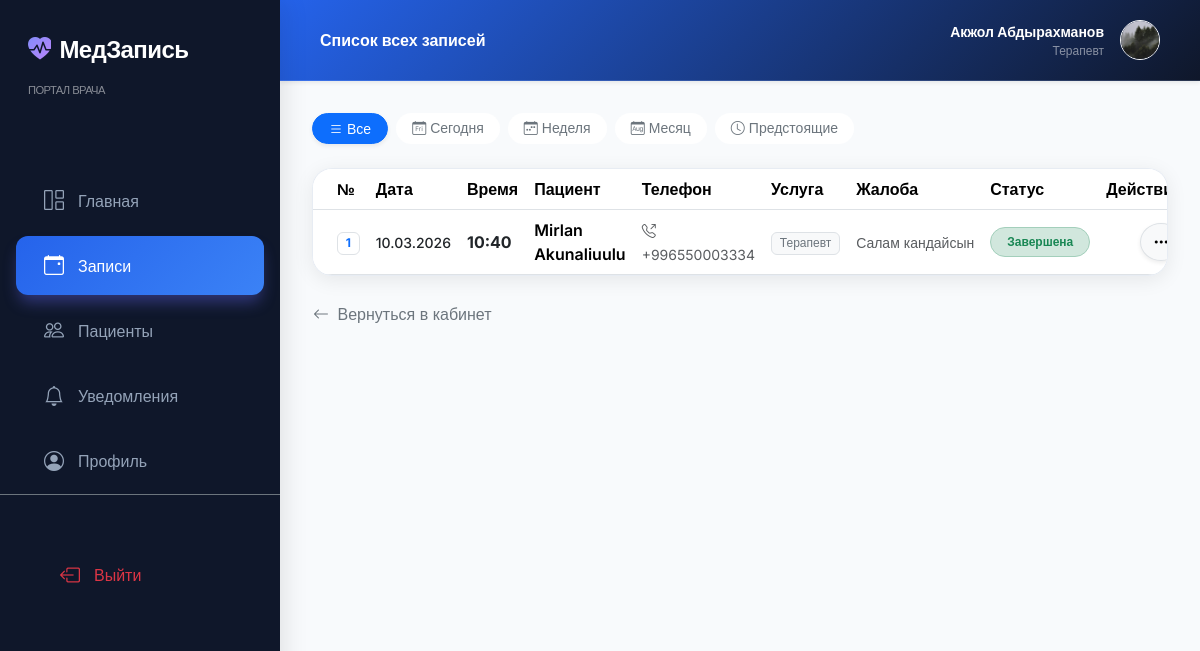
The app's page /doctor/appointments/ (signed in) with its own data.
### accounts/models.py (models this page shows, shortened)
class CustomUser(AbstractUser):
    phone = models.CharField(
        max_length=20,
        verbose_name='Номер телефона',
        help_text='Формат: +996 XXX XXXXXX'
    )
    date_of_birth = models.DateField(
        null=True,
        blank=True,
        verbose_name='Дата рождения'
    )
    is_doctor = models.BooleanField(
        default=False,
        verbose_name='Врач',
        help_text='Отметьте, если пользователь является врачом'
    )
    photo = models.ImageField(
        upload_to='users/',
        blank=True,
        null=True,
        verbose_name='Фото профиля'
    )
    email = models.EmailField(unique=True, verbose_name='Email')
    REQUIRED_FIELDS = ['email', 'first_name', 'last_name', 'phone']
    class Meta:
        verbose_name = 'Пользователь'
        verbose_name_plural = 'Пользователи'
    def get_full_name(self):
        return f'{self.first_name} {self.last_name}'.strip() or self.username

### queue_app/models.py (models this page shows, shortened)
class Specialist(models.Model):
    first_name = models.CharField(max_length=50, verbose_name='Имя')
    last_name = models.CharField(max_length=50, verbose_name='Фамилия')
    middle_name = models.CharField(max_length=50, blank=True, verbose_name='Отчество')
    user = models.OneToOneField(
        settings.AUTH_USER_MODEL,
        on_delete=models.SET_NULL,
        null=True,
        blank=True,
        related_name='specialist_profile',
        verbose_name='Аккаунт пользователя'
    )
    service = models.ForeignKey(
        Service,
        on_delete=models.CASCADE,
        related_name='specialists',
        verbose_name='Специализация'
    )
    bio = models.TextField(blank=True, verbose_name='Биография / О враче')
    experience_years = models.PositiveIntegerField(default=0, verbose_name='Стаж (лет)')
    photo = models.ImageField(
        upload_to='specialists/',
        blank=True,
        null=True,
        verbose_name='Фото'
    )
    cabinet = models.CharField(max_length=20, blank=True, verbose_name='Кабинет')
    work_start = models.TimeField(default='09:00', verbose_name='Начало рабочего дня')
    work_end = models.TimeField(default='18:00', verbose_name='Конец рабочего дня')
    is_active = models.BooleanField(default=True, verbose_name='Активен')
    created_at = models.DateTimeField(auto_now_add=True)
    class Meta:
        verbose_name = 'Специалист'
        verbose_name_plural = 'Специалисты'
        ordering = ['last_name', 'first_name']

class Service(models.Model):
    name = models.CharField(max_length=100, verbose_name='Название услуги')
    description = models.TextField(blank=True, verbose_name='Описание')
    icon = models.CharField(
        max_length=50,
        default='bi-heart-pulse',
        verbose_name='Bootstrap иконка',
        help_text='Например: bi-heart-pulse, bi-bandaid, bi-clipboard2-pulse'
    )
    duration_minutes = models.PositiveIntegerField(
        default=30,
        verbose_name='Длительность приёма (мин)'
    )
    is_active = models.BooleanField(default=True, verbose_name='Активна')
    created_at = models.DateTimeField(auto_now_add=True)
    class Meta:
        verbose_name = 'Услуга'
        verbose_name_plural = 'Услуги'
        ordering = ['name']

class Appointment(models.Model):
    STATUS_CHOICES = [
        ('pending', 'Ожидает'),
        ('confirmed', 'Подтверждена'),
        ('completed', 'Завершена'),
        ('cancelled', 'Отменена'),
    ]
    patient = models.ForeignKey(
        settings.AUTH_USER_MODEL,
        on_delete=models.CASCADE,
        related_name='appointments',
        verbose_name='Пациент'
    )
    service = models.ForeignKey(
        Service,
        on_delete=models.CASCADE,
        related_name='appointments',
        verbose_name='Услуга'
    )
    specialist = models.ForeignKey(
        Specialist,
        on_delete=models.CASCADE,
        related_name='appointments',
        verbose_name='Специалист'
    )
    time_slot = models.OneToOneField(
        TimeSlot,
        on_delete=models.CASCADE,
        related_name='appointment',
        verbose_name='Временной слот'
    )
    queue_number = models.PositiveIntegerField(verbose_name='Номер очереди', editable=False)
    status = models.CharField(
        max_length=20,
        choices=STATUS_CHOICES,
        default='pending',
        verbose_name='Статус'
    )
    complaint = models.TextField(blank=True, verbose_name='Причина обращения')
    created_at = models.DateTimeField(auto_now_add=True, verbose_name='Дата создания')
    updated_at = models.DateTimeField(auto_now=True)
    class Meta:
        verbose_name = 'Запись'
        verbose_name_plural = 'Записи'
        ordering = ['-created_at']
    def get_status_badge_class(self):
        badge_map = {
            'pending': 'warning',
            'confirmed': 'primary',
            'completed': 'success',
            'cancelled': 'danger',
        }
        return badge_map.get(self.status, 'secondary')

class TimeSlot(models.Model):
    specialist = models.ForeignKey(
        Specialist,
        on_delete=models.CASCADE,
        related_name='time_slots',
        verbose_name='Специалист'
    )
    date = models.DateField(verbose_name='Дата')
    time = models.TimeField(verbose_name='Время')
    is_available = models.BooleanField(default=True, verbose_name='Доступен')
    class Meta:
        verbose_name = 'Временной слот'
        verbose_name_plural = 'Временные слоты'
        ordering = ['date', 'time']
        unique_together = ('specialist', 'date', 'time')

### queue_app/views.py (the view)
# urls.py: path('doctor/appointments/', views.doctor_appointments_view, name='doctor_appointments'),
@doctor_required
def doctor_appointments_view(request):
    specialist = request.user.specialist_profile
    today = timezone.now().date()
    filter_type = request.GET.get('filter', 'all')
    appointments = Appointment.objects.filter(
        specialist=specialist
    ).select_related('patient', 'service', 'time_slot')
    if filter_type == 'today':
        appointments = appointments.filter(time_slot__date=today)
    elif filter_type == 'week':
        week_ago = today - timezone.timedelta(days=7)
        appointments = appointments.filter(time_slot__date__gte=week_ago)
    elif filter_type == 'month':
        month_ago = today - timezone.timedelta(days=30)
        appointments = appointments.filter(time_slot__date__gte=month_ago)
    elif filter_type == 'upcoming':
        appointments = appointments.filter(
            time_slot__date__gte=today,
            status__in=['pending', 'confirmed']
        )
    appointments = appointments.order_by('-time_slot__date', '-time_slot__time')
    return render(request, 'doctor/doctor_appointments.html', {
        'appointments': appointments,
        'filter_type': filter_type,
    })

### templates/doctor/doctor_appointments.html (shortened to what this page needs)
{% extends 'doctor/base_doctor.html' %}
{% block header_title %}Список всех записей{% endblock %}
{% block doctor_content %}
<div class="container-fluid px-0">
    <div class="d-flex flex-wrap gap-2 mb-4">
        <a href="?filter=all"
            class="btn btn-sm px-3 rounded-pill {% if filter_type == 'all' %}btn-primary shadow-sm{% else %}btn-outline-secondary border-0 bg-white{% endif %}">
            <i class="bi bi-list me-1"></i>Все
        </a>
        <a href="?filter=today"
            class="btn btn-sm px-3 rounded-pill {% if filter_type == 'today' %}btn-primary shadow-sm{% else %}btn-outline-secondary border-0 bg-white{% endif %}">
            <i class="bi bi-calendar-day me-1"></i>Сегодня
        </a>
        <a href="?filter=week"
            class="btn btn-sm px-3 rounded-pill {% if filter_type == 'week' %}btn-primary shadow-sm{% else %}btn-outline-secondary border-0 bg-white{% endif %}">
            <i class="bi bi-calendar-week me-1"></i>Неделя
        </a>
        <a href="?filter=month"
            class="btn btn-sm px-3 rounded-pill {% if filter_type == 'month' %}btn-primary shadow-sm{% else %}btn-outline-secondary border-0 bg-white{% endif %}">
            <i class="bi bi-calendar-month me-1"></i>Месяц
        </a>
        <a href="?filter=upcoming"
            class="btn btn-sm px-3 rounded-pill {% if filter_type == 'upcoming' %}btn-success shadow-sm text-white{% else %}btn-outline-secondary border-0 bg-white{% endif %}">
            <i class="bi bi-clock me-1"></i>Предстоящие
        </a>
    </div>
    <div class="glass-card overflow-hidden">
        <div class="card-body p-0">
            {% if appointments %}
            <div class="table-responsive">
                <table class="table table-hover align-middle mb-0">
                    <thead class="bg-light/50 border-bottom">
                        <tr>
                            <th class="ps-4">№</th>
                            <th>Дата</th>
                            <th>Время</th>
                            <th>Пациент</th>
                            <th>Телефон</th>
                            <th>Услуга</th>
                            <th>Жалоба</th>
                            <th>Статус</th>
                            <th class="pe-4 text-end">Действия</th>
                        </tr>
                    </thead>
                    <tbody class="border-top-0">
                        {% for appt in appointments %}
                        <tr>
                            <td class="ps-4"><span class="badge bg-primary-soft text-primary border">{{ appt.queue_number }}</span></td>
                            <td class="text-dark fw-medium small">{{ appt.time_slot.date|date:"d.m.Y" }}</td>
                            <td class="fw-bold text-dark">{{ appt.time_slot.time|time:"H:i" }}</td>
                            <td>
                                <div class="fw-semibold">{{ appt.patient.get_full_name }}</div>
                            </td>
                            <td>
                                <a href="tel:{{ appt.patient.phone }}" class="text-muted small text-decoration-none">
                                    <i class="bi bi-telephone-outbound me-1"></i> {{ appt.patient.phone }}
                                </a>
                            </td>
                            <td>
                                <span class="badge bg-light text-secondary border small fw-normal">{{ appt.service.name }}</span>
                            </td>
                            <td>
                                <div class="text-truncate text-muted small" style="max-width: 150px;"
                                    title="{{ appt.complaint }}">
                                    {{ appt.complaint|default:"—" }}
                                </div>
                            </td>
                            <td>
                                <span
                                    class="badge rounded-pill px-3 py-2 bg-{{ appt.get_status_badge_class|default:'secondary' }}-subtle text-{{ appt.get_status_badge_class|default:'secondary' }} border border-{{ appt.get_status_badge_class|default:'secondary' }}-subtle">
                                    {{ appt.get_status_display }}
                                </span>
                            </td>
                            <td class="pe-4 text-end">
                                <div class="dropdown">
                                    <button class="btn btn-icon btn-light rounded-circle border shadow-sm"
                                        data-bs-toggle="dropdown">
                                        <i class="bi bi-three-dots"></i>
                                    </button>
                                </div>
                            </td>
                        </tr>
                        {% endfor %}
                    </tbody>
                </table>
            </div>
            {% endif %}
        </div>
    </div>
    <div class="mt-4">
        <a href="{% url 'doctor_dashboard' %}" class="btn btn-link link-secondary text-decoration-none small p-0">
            <i class="bi bi-arrow-left me-1"></i> Вернуться в кабинет
        </a>
    </div>
</div>
{% endblock %}

### templates/doctor/base_doctor.html (shortened to what this page needs)
<!DOCTYPE html>
<html lang="ru">
<head>
    <link href="https://cdn.jsdelivr.net/npm/bootstrap@5.3.2/dist/css/bootstrap.min.css" rel="stylesheet" media="print" onload="this.media='all'">
    <link rel="stylesheet" href="https://cdn.jsdelivr.net/npm/bootstrap-icons@1.11.2/font/bootstrap-icons.min.css" media="print" onload="this.media='all'">
</head>
<body>
    <aside class="doctor-sidebar" id="sidebar">
        <a href="{% url 'doctor_dashboard' %}" class="brand-name">
            <i class="bi bi-heart-pulse-fill text-primary me-2"></i>МедЗапись <br>
            <small class="text-white-50 fw-normal" style="font-size: 0.7rem;">ПОРТАЛ ВРАЧА</small>
        </a>
        <nav class="nav flex-column mt-4">
            <a href="{% url 'doctor_dashboard' %}"
                class="nav-link {% if request.resolver_match.url_name == 'doctor_dashboard' %}active{% endif %}">
                <i class="bi bi-grid-1x2"></i> Главная
            </a>
            <a href="{% url 'doctor_appointments' %}"
                class="nav-link {% if request.resolver_match.url_name == 'doctor_appointments' %}active{% endif %}">
                <i class="bi bi-calendar-event"></i> Записи
            </a>
            <a href="{% url 'doctor_patients' %}"
                class="nav-link {% if request.resolver_match.url_name == 'doctor_patients' %}active{% endif %}">
                <i class="bi bi-people"></i> Пациенты
            </a>
            <a href="{% url 'doctor_notifications' %}"
                class="nav-link {% if request.resolver_match.url_name == 'doctor_notifications' %}active{% endif %}">
                <i class="bi bi-bell"></i> Уведомления
            </a>
            <a href="{% url 'doctor_profile' %}"
                class="nav-link {% if request.resolver_match.url_name == 'doctor_profile' %}active{% endif %}">
                <i class="bi bi-person-circle"></i> Профиль
            </a>
        </nav>
        <div class="mt-auto p-3 pt-5 border-top border-secondary">
            <a href="{% url 'logout' %}" class="nav-link text-danger">
                <i class="bi bi-box-arrow-left"></i> Выйти
            </a>
        </div>
    </aside>
    <header class="doctor-header shadow-sm">
        <div class="d-flex align-items-center">
            <span class="fw-semibold d-none d-md-inline">{% block header_title %}Панель управления{% endblock %}</span>
        </div>
        <div class="d-flex align-items-center gap-3">
            <div class="text-end d-none d-sm-block">
                <div class="fw-bold small text-white">{{ user.get_full_name }}</div>
                <div class="text-white-50" style="font-size: 0.75rem;">{{ user.specialist_profile.service.name }}</div>
            </div>
            {% if user.specialist_profile.photo %}
            <img src="{{ user.specialist_profile.photo.url }}" class="rounded-circle border border-light" width="40" height="40"
                style="object-fit: cover;">
            {% else %}
            <div class="rounded-circle bg-white-10 d-flex align-items-center justify-content-center border border-light" width="40"
                height="40" style="width:40px;height:40px; background: rgba(255,255,255,0.1);">
                <i class="bi bi-person text-white"></i>
            </div>
            {% endif %}
        </div>
    </header>
    <main class="doctor-content">
        <div class="fade-in-up">
            {% block doctor_content %}{% endblock %}
        </div>
    </main>
</body>
</html>

### records on screen
CustomUser: get_full_name "Акжол Абдырахманов", specialist_profile.service.name "Терапевт", specialist_profile.photo (picture)
Appointment: queue_number "1", time_slot "10.03.2026", time_slot.time "10:40", patient.get_full_name "Mirlan Akunaliuulu", patient.phone "+996550003334", service.name "Терапевт", complaint "Салам кандайсын", status "Завершена"
